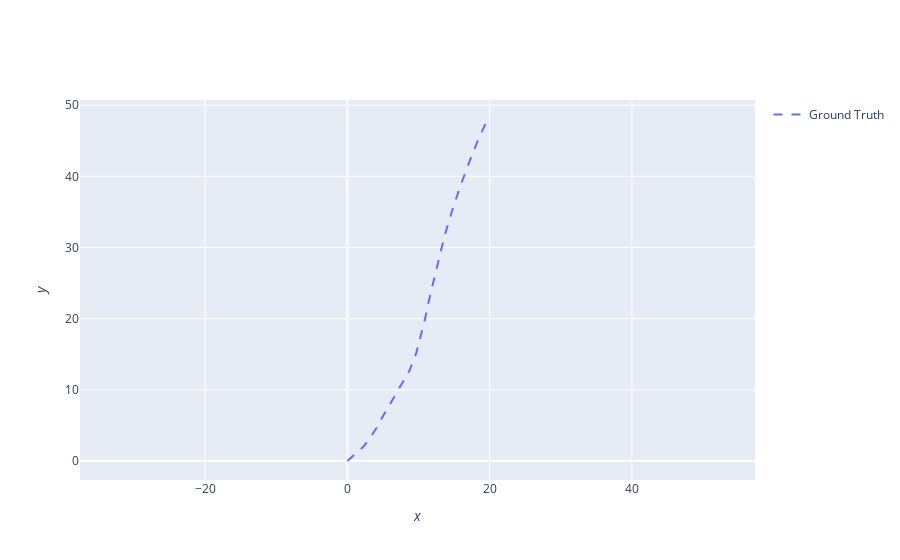

Write notebook code for a chart like this one.
### Markdown cell above
Plotting this gives

### Code cell
from stonesoup.plotter import Plotterly
plotter = Plotterly()
plotter.plot_ground_truths(truth, [0, 2])
plotter.fig
